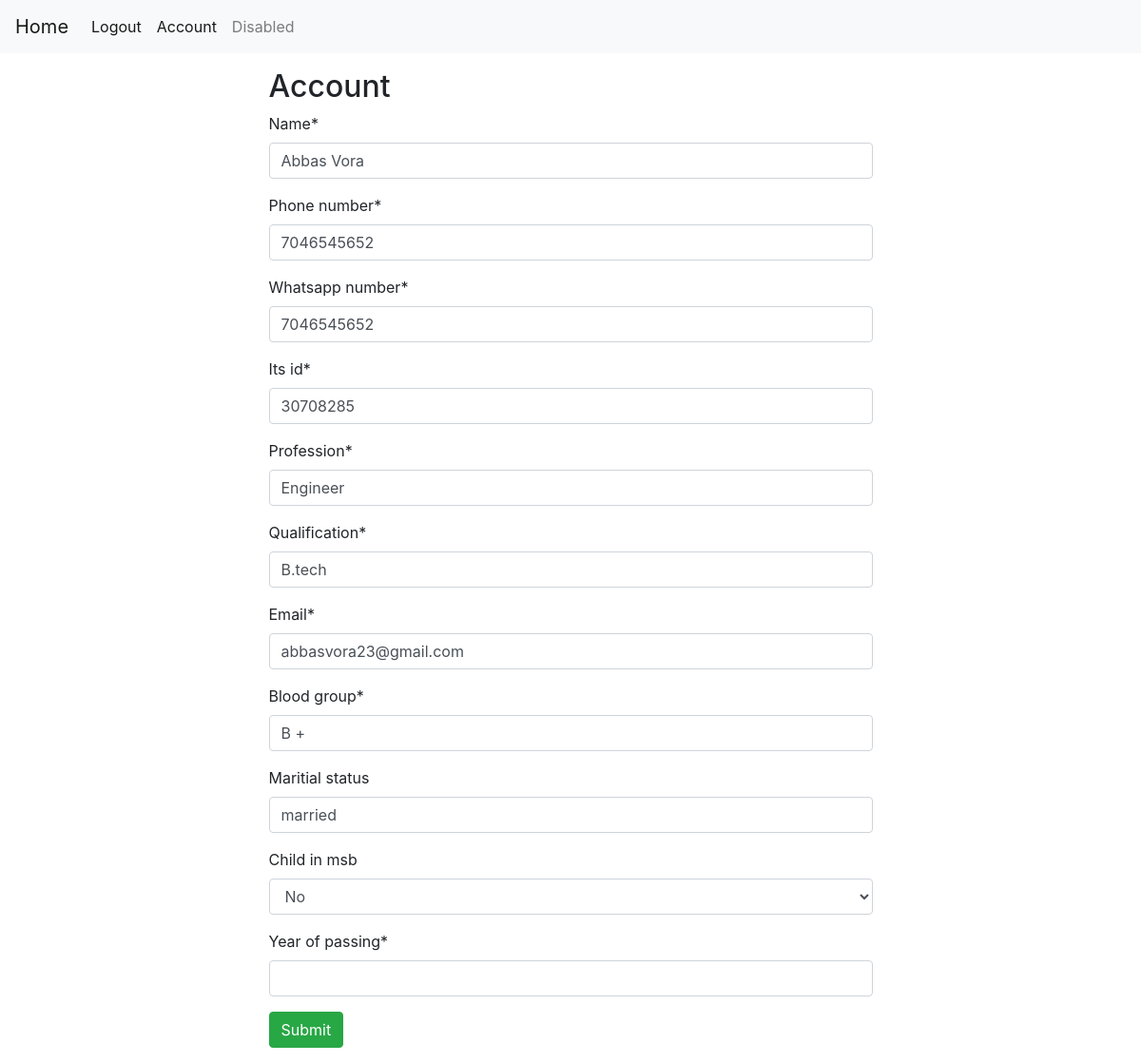
The page /account/ (signed in) on the database as committed earlier.
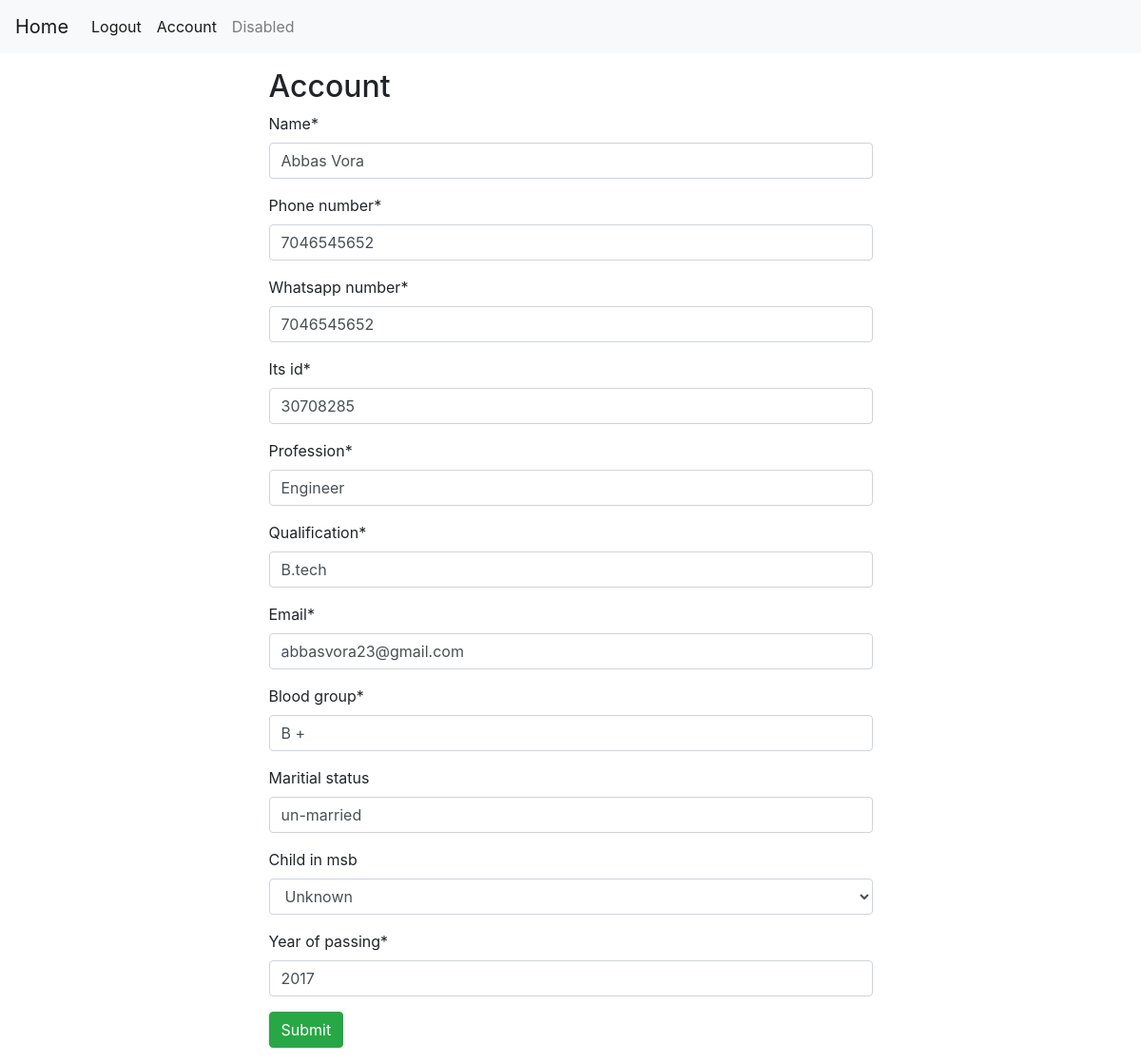
The same page on the database as committed later.
### register/models.py (models this page shows, shortened)
class User_acc(models.Model):
    user = models.OneToOneField(User, on_delete=models.CASCADE, null=True,)
    name = models.CharField(max_length=200, null=True, validators=[string_cheker])
    phone_number = models.CharField(max_length=10, null=True)
    whatsapp_number = models.CharField(max_length=10, null=True, blank=False)
    its_id = models.CharField(max_length=8, null=True, unique=True)
    profession = models.CharField(max_length=200, null=True)
    qualification= models.CharField(max_length=100, null=True)
    email = models.EmailField(null=True, unique=True)
    blood_group = models.CharField(max_length=10, null=True, blank=False)
    maritial_status = models.CharField(max_length=20, null=True, blank=True)
    child_in_msb = models.BooleanField(null=True, blank=False)
    year_of_passing = models.CharField(max_length=4, null=True)
    id = models.UUIDField(default=uuid.uuid4, unique=True, primary_key=True, editable=False)

### users/views.py (the view)
# urls.py: path('account/', views.user_acc, name='account'),
def user_acc(request):
    update = True
    user = User.objects.get(username=request.user.username)
    acc = User_acc.objects.get(user=user)
    form = User_accForm(instance=acc)
    admin = is_admin(request=request)
    if request.method == "POST":
        form = User_accForm(request.POST, instance=acc)
        if form.is_valid():
            form.save()
            return redirect("hello")
    context = {'form': form, "admin": admin, 'update':update}
    return render(request, "register/register_form.html", context)

### users/forms.py
class User_accForm(ModelForm):
    class Meta:
        model = User_acc
        exclude = ['user']

### register/utils.py (called while the page is built)
def is_admin(request):
    group = None
    if request.user.groups.exists():
        group = request.user.groups.all()[0].name
        print(request.user.groups.all()[0].name)
    if group == "admin":
            return True
    else:
        return False

### register/templates/register/register_form.html (shortened to what this page needs)
{% extends 'main.html' %}
{% block content %}
{% if update %}
<h2>Account</h2>
{% else %}
<h2>User Registration</h2>
{% endif %}
{% load crispy_forms_tags %}
<form action="" , method="POST">
    {{ form|crispy }}
    <div class="form-group">
        <input class="btn btn-success" type="submit" value="Submit">
    </div>
</form>
{% endblock content %}

### templates/main.html (shortened to what this page needs)
<!DOCTYPE html>
<html lang="en">
<head>
</head>
<body>
    {% include 'navbar.html' %}
    <div class="container">
      <div class="row">
        <div class="col">
        </div>
        <div class="col-7">
          {% block content %}
          {% endblock content %}
        </div>
        <div class="col">
        </div>
      </div>
    </div>
</body>
</html>

### templates/navbar.html (shortened to what this page needs)
<!DOCTYPE html>
<html lang="en">
<head>
  <link rel="stylesheet" href="https://maxcdn.bootstrapcdn.com/bootstrap/4.0.0/css/bootstrap.min.css"
>
</head>
<body>
  <nav class="navbar navbar-expand-lg navbar-light bg-light">
    <a class="navbar-brand" href="{% url 'hello' %}">Home</a>
    <div class="collapse navbar-collapse" id="navbarSupportedContent">
      <ul class="navbar-nav mr-auto">
        <li class="nav-item active">
          {% if request.user.is_authenticated %}
          <a class="nav-link" href="{% url 'logout' %}">Logout <span class="sr-only">(current)</span></a>
          {% else %}
          <a class="nav-link" href="{% url 'login' %}">Login <span class="sr-only">(current)</span></a>
          {% endif %}
        </li>
        {% if request.user.is_authenticated %}
        <li class="nav-item active">
          <a class="nav-link" href="{% url 'account' %}">Account <span class="sr-only">(current)</span></a>
        </li>
        {% else %}
        <li class="nav-item active">
          <a class="nav-link" href="{% url 'register_user' %}">Register User</a>
        </li>
        {% endif %}
        <li class="nav-item">
          <a class="nav-link" href="#">Disabled</a>
        </li>
      </ul>
    </div>
  </nav>
</body>
</html>

Rows that differ between the two databases and show on the page:
changed User_acc "Abbas Vora": maritial_status "married" → "un-married"; child_in_msb "No" → "Unknown"; year_of_passing (not shown) → "2017"
